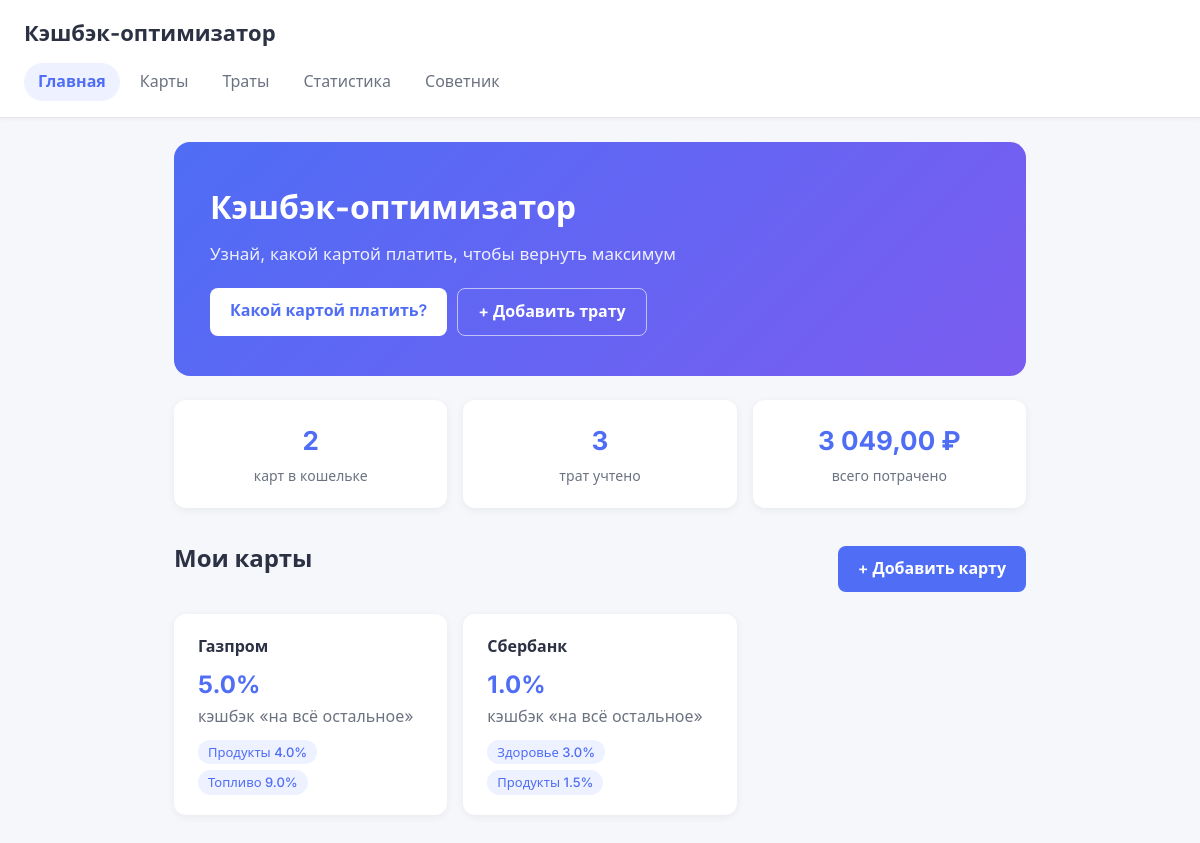
The page / on the database its author committed.
### models.py (models this page shows, shortened)
class Card(db.Model):
    id = db.Column(db.Integer, primary_key=True)
    name = db.Column(db.String(100), nullable=False)
    default_percent = db.Column(db.Float, nullable=False, default=1.0)
    rules = db.relationship('CashbackRule', backref='card',
                            cascade='all, delete-orphan',
                            lazy=True)

class CashbackRule(db.Model):
    id = db.Column(db.Integer, primary_key=True)
    card_id = db.Column(db.Integer, db.ForeignKey('card.id'), nullable=False)
    category = db.Column(db.String(50), nullable=False)
    percent = db.Column(db.Float, nullable=False)

### app.py (the view)
@app.route('/')
def index():
    cards = Card.query.all()
    transactions = Transaction.query.all()
    total_spent = sum(t.amount for t in transactions)
    return render_template(
        'index.html',
        cards=cards,
        transactions_count=len(transactions),
        total_spent=total_spent,
    )

### app.py (called while the page is built)
@app.template_filter('money')
def money(value):
    return f'{value:,.2f}'.replace(',', ' ').replace('.', ',')

### templates/index.html (shortened to what this page needs)
{% extends 'base.html' %}
{% block content %}
<div class="hero">
    <h1>Кэшбэк-оптимизатор</h1>
    <p>Узнай, какой картой платить, чтобы вернуть максимум</p>
    <div class="hero-actions">
        <a class="btn-light" href="{{ url_for('recommend') }}">Какой картой платить?</a>
        <a class="btn-ghost" href="{{ url_for('add_transaction') }}">+ Добавить трату</a>
    </div>
</div>
<div class="stat-grid">
    <div class="stat-tile">
        <div class="stat-value">{{ cards|length }}</div>
        <div class="stat-label">карт в кошельке</div>
    </div>
    <div class="stat-tile">
        <div class="stat-value">{{ transactions_count }}</div>
        <div class="stat-label">трат учтено</div>
    </div>
    <div class="stat-tile">
        <div class="stat-value">{{ total_spent | money }} ₽</div>
        <div class="stat-label">всего потрачено</div>
    </div>
</div>
<div class="page-header">
    <h2>Мои карты</h2>
    <a class="btn" href="{{ url_for('add_card') }}">+ Добавить карту</a>
</div>
{% if cards %}
<div class="card-grid">
    {% for card in cards %}
    <a class="card mini-card" href="{{ url_for('card_detail', card_id=card.id) }}">
        <div class="mini-card-name">{{ card.name }}</div>
        <div class="mini-card-percent">{{ card.default_percent }}%</div>
        <div class="muted">кэшбэк «на всё остальное»</div>
        {% if card.rules %}
        <div class="mini-card-chips">
            {% for rule in card.rules %}
            <span class="chip">{{ rule.category }} {{ rule.percent }}%</span>
            {% endfor %}
        </div>
        {% else %}
        <div class="mini-card-chips muted">без специальных правил</div>
        {% endif %}
    </a>
    {% endfor %}
</div>
{% else %}
<div class="card">
    <p>Карт пока нет. Добавьте первую — и советник начнёт подсказывать, чем платить.</p>
</div>
{% endif %}
{% endblock %}

### templates/base.html (shortened to what this page needs)
<!DOCTYPE html>
<html lang="ru">
<head>
    <link rel="stylesheet" href="{{ url_for('static', filename='css/style.css') }}">
</head>
<body>
    <header>
        <h1>Кэшбэк-оптимизатор</h1>
        <nav>
            <a href="{{ url_for('index') }}" class="{{ 'active' if request.endpoint == 'index' }}">Главная</a>
            <a href="{{ url_for('cards_list') }}" class="{{ 'active' if request.endpoint in ['cards_list', 'add_card', 'card_detail'] }}">Карты</a>
            <a href="{{ url_for('transactions_list') }}" class="{{ 'active' if request.endpoint in ['transactions_list', 'add_transaction', 'edit_transaction'] }}">Траты</a>
            <a href="{{ url_for('stats') }}" class="{{ 'active' if request.endpoint == 'stats' }}">Статистика</a>
            <a href="{{ url_for('recommend') }}" class="{{ 'active' if request.endpoint == 'recommend' }}">Советник</a>
        </nav>
    </header>
    <main>
        {% block content %}{% endblock %}
    </main>
</body>
</html>

### static/css/style.css (style rules this page uses)
:root { --bg: #f6f7fb; --card: #ffffff; --text: #2c3244; --muted: #6b7280; --accent: #4f6df5; --accent-dark: #3d54c4; --danger: #e04f5f; --radius: 12px; }
* { box-sizing: border-box; }
body { margin: 0; font-family: 'Inter', 'Segoe UI', Arial, sans-serif; background: var(--bg); color: var(--text); line-height: 1.6; }
header { background: #ffffff; border-bottom: 1px solid #e5e7eb; box-shadow: 0 1px 4px rgba(0, 0, 0, 0.05); }
header h1 { margin: 0; padding: 16px 24px 4px; font-size: 22px; }
nav { padding: 8px 24px 16px; display: flex; flex-wrap: wrap; gap: 6px; }
nav a { text-decoration: none; color: var(--muted); font-weight: 500; padding: 6px 14px; border-radius: 999px; transition: background 0.15s, color 0.15s; }
nav a.active { background: #eef1ff; color: var(--accent); font-weight: 600; }
main { max-width: 900px; margin: 0 auto; padding: 24px; }
h2 { margin-top: 0; }
.card { background: var(--card); border-radius: var(--radius); box-shadow: 0 2px 8px rgba(0, 0, 0, 0.06); padding: 20px 24px; margin-bottom: 20px; }
.btn { background: var(--accent); color: #fff; text-decoration: none; padding: 10px 20px; border-radius: 8px; font-weight: 600; display: inline-block; transition: background 0.15s; }
.muted { color: var(--muted); }
.chip { display: inline-block; background: #eef1ff; color: var(--accent); font-size: 13px; font-weight: 500; padding: 2px 10px; border-radius: 999px; }
.hero { background: linear-gradient(135deg, #4f6df5 0%, #7a5cf0 100%); color: #fff; border-radius: 16px; padding: 40px 36px; margin-bottom: 24px; }
.hero h1 { margin: 0 0 8px; font-size: 32px; }
.hero p { margin: 0 0 20px; opacity: 0.9; font-size: 17px; }
.hero-actions { display: flex; flex-wrap: wrap; gap: 10px; }
.btn-light { background: #fff; color: var(--accent); text-decoration: none; padding: 10px 20px; border-radius: 8px; font-weight: 600; transition: opacity 0.15s; }
.btn-ghost { background: transparent; color: #fff; border: 1px solid rgba(255, 255, 255, 0.6); text-decoration: none; padding: 10px 20px; border-radius: 8px; font-weight: 600; transition: background 0.15s; }
.stat-grid { display: grid; grid-template-columns: repeat(3, 1fr); gap: 16px; margin-bottom: 32px; }
.stat-tile { background: var(--card); border-radius: var(--radius); box-shadow: 0 2px 8px rgba(0, 0, 0, 0.06); padding: 20px 24px; text-align: center; }
.stat-value { font-size: 26px; font-weight: 700; color: var(--accent); }
.stat-label { color: var(--muted); font-size: 14px; margin-top: 4px; }
.card-grid { display: grid; grid-template-columns: repeat(auto-fill, minmax(240px, 1fr)); gap: 16px; }
.mini-card { display: block; text-decoration: none; color: inherit; transition: transform 0.15s, box-shadow 0.15s; }
.mini-card-name { font-weight: 600; margin-bottom: 6px; }
.mini-card-percent { font-size: 24px; font-weight: 700; color: var(--accent); }
.mini-card-chips { margin-top: 10px; display: flex; flex-wrap: wrap; gap: 6px; }
.page-header { display: flex; align-items: center; justify-content: space-between; flex-wrap: wrap; gap: 12px; margin-bottom: 16px; }

### rows shown on the page
Card: name "Газпром", default_percent "5.0"
CashbackRule: category "Продукты", percent "4.0"
CashbackRule: category "Топливо", percent "9.0"
Card: name "Сбербанк", default_percent "1.0"
CashbackRule: category "Здоровье", percent "3.0"
CashbackRule: category "Продукты", percent "1.5"

### other values the page prints
{{ cards|length }} "2"
{{ transactions_count }} "3"
{{ total_spent | money }} "3 049,00"
